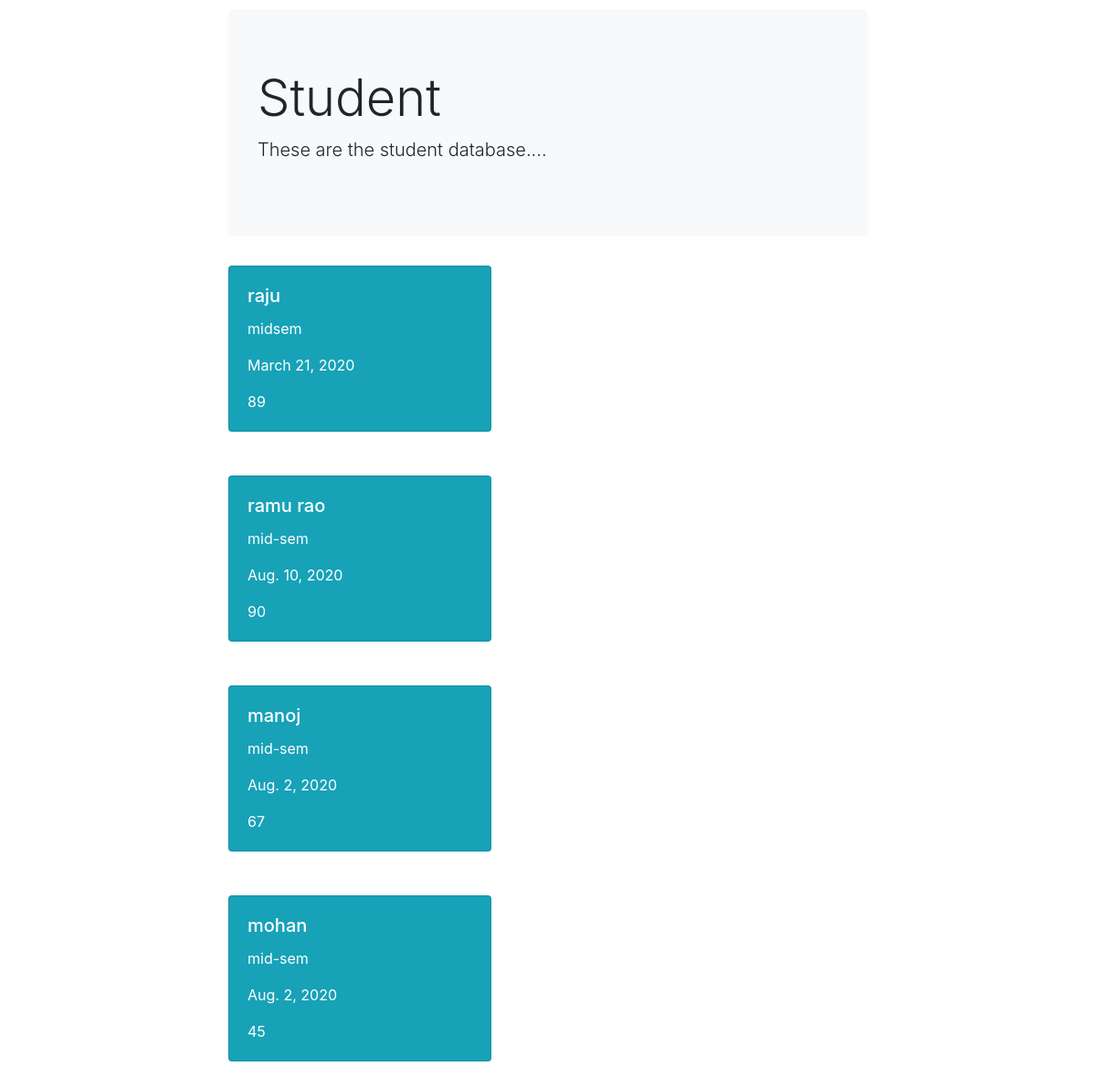
The page /stud_view/ on the database its author committed.
### blog/models.py (models this page shows, shortened)
class Student(models.Model):
    stud_name = models.CharField(max_length=100)
    testtype = models.CharField(max_length=100)
    date_of_test = models.DateField()
    marks = models.IntegerField()

### blog/views.py (the view)
# urls.py: path('stud_view/',views.stud_view,name="stud-view"),
def stud_view(request):
    c = Student.objects.all()
    return render(request,"blog/student.html",{"stud":c})

### blog/templates/blog/student.html (shortened to what this page needs)
<!DOCTYPE html>
<html lang="en">
<head>
    <link rel="stylesheet" href="https://stackpath.bootstrapcdn.com/bootstrap/4.5.2/css/bootstrap.min.css">
</head>
<body>
    <div class="cent">
        <div class="jumbotron bg-light">
            <h1 class="display-4">Student</h1>
            <p class="lead">These are the student database....</p>
        </div>
        {% block content %}
        {% for c in stud%}
        <div class="card text-white bg-info" style="width: 18rem;">
            <div class="card-body">
              <h5 class="card-title">{{c.stud_name}}</h5>
              <p class="card-text">{{ c.testtype}}</p>
              <p class="card-text">{{ c.date_of_test}}</p>
              <p class="card-text">{{ c.marks}}</p>
            </div>
          </div>
          <br>
          <br>
        {% endfor%}
        {% endblock content%}
    </div>
</body>
</html>

### blog/templates/blog/student.html (style rules this page uses)
.cent { margin: auto; width: 60%; padding: 10px; }

### rows shown on the page
Student: stud_name "raju", testtype "midsem", date_of_test "March 21, 2020", marks "89"
Student: stud_name "ramu rao", testtype "mid-sem", date_of_test "Aug. 10, 2020", marks "90"
Student: stud_name "manoj", testtype "mid-sem", date_of_test "Aug. 2, 2020", marks "67"
Student: stud_name "mohan", testtype "mid-sem", date_of_test "Aug. 2, 2020", marks "45"
